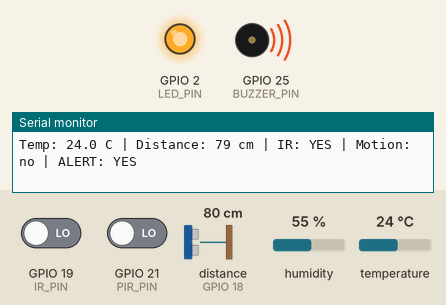
Recording of a sketch running on a simulated ESP32. On the bench: output pins drawn as LEDs (lit = HIGH), buzzer (waves = sounding, pin HIGH), the last lines printed to the serial monitor. Wiring (inferred from the names in the program): ultrasonic range finder: trigger GPIO 5; echo GPIO 18. The test bench sets the inputs (shaded band); at power-on: GPIO 19 (IR_PIN) LOW, distance to the obstacle (sensor on GPIO 18) 80 cm, GPIO 21 (PIR_PIN) LOW, humidity 55 %, temperature 24 °C. The echo pulse lasts 58.3 µs per cm; pins used as bus, display or sensor lines are not drawn.

Above: at 1.8 s.
1.9 s: GPIO 19 (IR_PIN) driven HIGH
At 2.7 s:
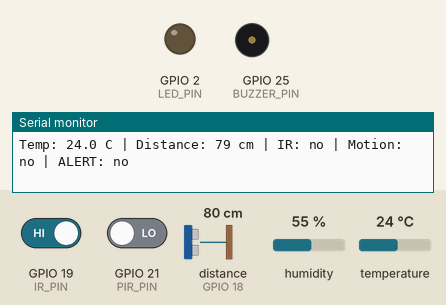
3.5 s: distance to the obstacle (sensor on GPIO 18) set to 22 cm
5.2 s: distance to the obstacle (sensor on GPIO 18) set to 18 cm
At 6.7 s:
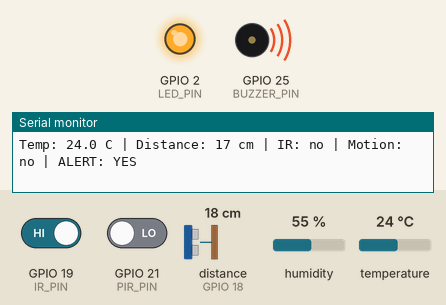
Timing chart, 0 to 8.2 s (numbered marks = the images above; inputs shaded):
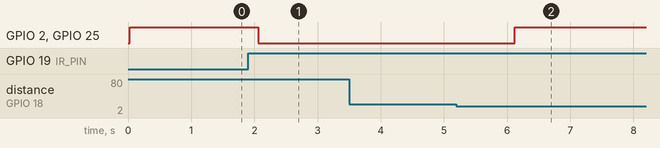

Measured:
- the behaviour switches between 21 and 20 cm on distance to the obstacle (sensor on GPIO 18) (found by bisection; images 1 and 2)
- after the input at 1.9 s, GPIO 2 (LED_PIN), GPIO 25 (BUZZER_PIN): HIGH → LOW after 0.16 s
- after the input at 5.2 s, GPIO 2 (LED_PIN), GPIO 25 (BUZZER_PIN): LOW → HIGH after 0.92 s

The sketch:

multi_sensor_monitor.ino
```cpp
#include <DHT.h>   // Install "DHT sensor library" by Adafruit

// Pin assignments (change to match your wiring)
#define DHTPIN 4
#define DHTTYPE DHT11
const int TRIG_PIN   = 5;    // HC-SR04 trigger
const int ECHO_PIN   = 18;   // HC-SR04 echo
const int IR_PIN     = 19;   // IR obstacle sensor output
const int PIR_PIN    = 21;   // PIR motion sensor output
const int BUZZER_PIN = 25;
const int LED_PIN    = 2;    // on-board LED

// Alert thresholds
const float TEMP_LIMIT_C   = 35.0;
const int   DISTANCE_LIMIT = 20;   // cm

DHT dht(DHTPIN, DHTTYPE);

long readDistanceCm() {
  digitalWrite(TRIG_PIN, LOW);
  delayMicroseconds(2);
  digitalWrite(TRIG_PIN, HIGH);
  delayMicroseconds(10);
  digitalWrite(TRIG_PIN, LOW);
  long duration = pulseIn(ECHO_PIN, HIGH, 30000);  // 30 ms timeout
  if (duration == 0) return -1;                    // no echo
  return duration * 0.034 / 2;
}

void setup() {
  Serial.begin(115200);
  pinMode(TRIG_PIN, OUTPUT);
  pinMode(ECHO_PIN, INPUT);
  pinMode(IR_PIN, INPUT);
  pinMode(PIR_PIN, INPUT);
  pinMode(BUZZER_PIN, OUTPUT);
  pinMode(LED_PIN, OUTPUT);
  dht.begin();
  Serial.println("Multi-sensor monitoring system started");
}

void loop() {
  float temp = dht.readTemperature();
  long distance = readDistanceCm();
  bool irDetected = (digitalRead(IR_PIN) == LOW);  // most IR modules go LOW on detection
  bool motion = (digitalRead(PIR_PIN) == HIGH);

  bool alert = false;
  if (!isnan(temp) && temp > TEMP_LIMIT_C) alert = true;
  if (distance > 0 && distance < DISTANCE_LIMIT) alert = true;
  if (irDetected || motion) alert = true;

  digitalWrite(BUZZER_PIN, alert);
  digitalWrite(LED_PIN, alert);

  Serial.printf("Temp: %.1f C | Distance: %ld cm | IR: %s | Motion: %s | ALERT: %s\n",
                temp, distance,
                irDetected ? "YES" : "no",
                motion ? "YES" : "no",
                alert ? "YES" : "no");

  delay(1000);
}
```
